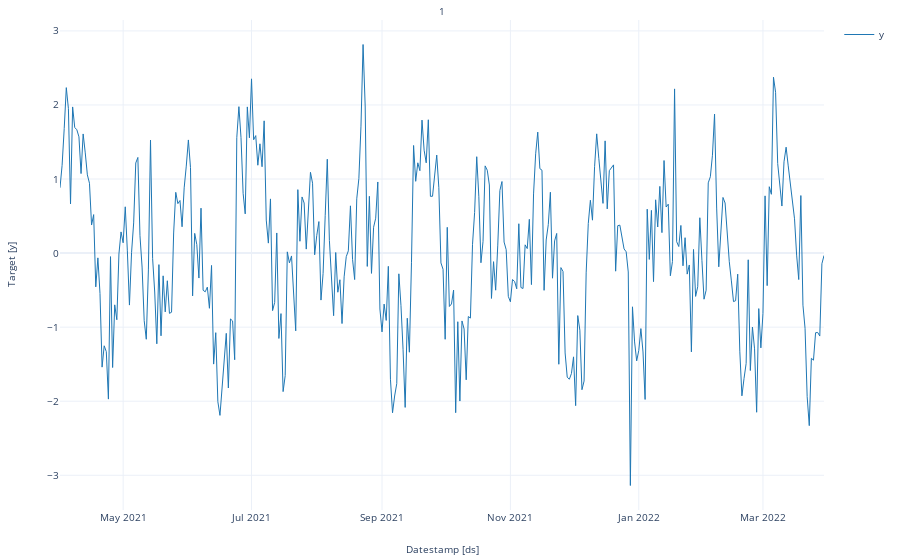

Here is the notebook cell this chart was saved with:
### Code cell
from pylab import rcParams
rcParams['figure.figsize'] = (15,4)
StatsForecast.plot(df, engine='plotly')

### Figure 1 — Plotly figure (JSON) as saved in the notebook; plotly's stock layout.template omitted (floating-point values rounded to 4 significant figures; data arrays with more than 128 entries replaced by an {"elided": "..."} marker saying what was removed)
{"data": [{"legendgroup": "y", "line": {"color": "#1f77b4", "width": 1}, "mode": "lines", "name": "y", "showlegend": true, "type": "scatter", "x": {"elided": "364 str values"}, "xaxis": "x", "y": {"elided": "364 float values"}, "yaxis": "y"}], "layout": {"annotations": [{"font": {"size": 10}, "showarrow": false, "text": "1", "x": 0.5, "xanchor": "center", "xref": "paper", "y": 1, "yanchor": "bottom", "yref": "paper"}, {"font": {"size": 10}, "showarrow": false, "text": "Datestamp [ds]", "x": 0.5, "xanchor": "center", "xref": "paper", "y": 0, "yanchor": "top", "yref": "paper", "yshift": -30}, {"font": {"size": 10}, "showarrow": false, "text": "Target [y]", "textangle": -90, "x": 0, "xanchor": "right", "xref": "paper", "xshift": -40, "y": 0.5, "yanchor": "middle", "yref": "paper"}], "autosize": true, "font": {"size": 10}, "margin": {"b": 50, "l": 60, "r": 10, "t": 20}, "xaxis": {"anchor": "y", "autorange": true, "domain": [0, 1], "range": ["2021-04-01", "2022-03-30"], "showticklabels": true, "type": "date", "visible": true}, "yaxis": {"anchor": "x", "autorange": true, "domain": [0, 1], "range": [-3.469, 3.147], "type": "linear"}}}
